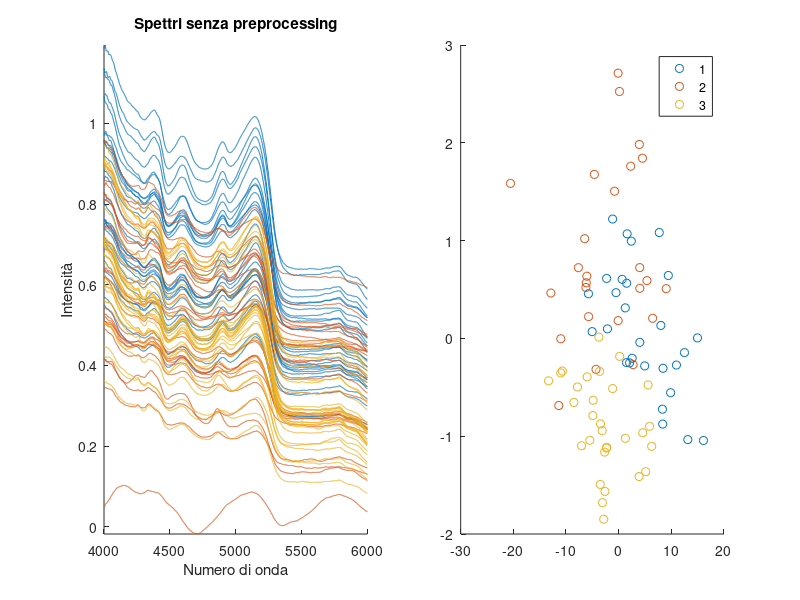

Source code (MATLAB): (Note: this script raises an error after producing the figure.)
%% CARICAMENTO DATI E INIZIALIZZAZIONE
clear; close all; clc;
load('dataset.mat');
X = farineanimNIRdata; % valori numerici
wl = assexscale; % asse x (lunghezze d'onda)
[y, classNames] = grp2idx(category); % converte le categorie testuali in numeri
colors = [0 0.447 0.741; 0.850 0.325 0.098; 0.929 0.694 0.125]; % colori

%% RAW DATA
X_mc = X-mean(X); % mean centering

% PCA
npc = 2;
[loading, scores, eigenvalues, T2, varexpl] = pca(X_mc,'NumComponents',npc);

% grafico spettri
figure('Name', 'Spettri senza preprocessing', 'Position', [50, 500, 1000, 400]);
subplot(1,2,1); hold on; % 2 colonne 1 riga (1° colonna)
for c = 1:max(y)
    plot(wl, X(y==c, :), 'Color', colors(c,:));
end
% griglia e assi
xlabel('Numero di onda');
ylabel('Intensità');
title('Spettri senza preprocessing'); 
axis tight; % elimina bordi vuoti

% grafico PCA
subplot(1,2,2); % 2 colonne 1 riga (2° colonna)
gscatter(scores(:,1), scores(:,2), y, colors);
% griglia e assi
xline(0);
yline(0);
xlabel(['PC1 (' num2str(varexpl(1),'%.1f') '%)']);
ylabel(['PC2 (' num2str(varexpl(2),'%.1f') '%)']);
legend(classNames);
title('PCA SCORES');


%% BASELINE CORRECTION (Detrend)
X_detrend = detrend(X')'; % detrend 
X_mc = X_detrend - mean(X_detrend); % mean centering

% PCA
npc = 2;
[loading, scores, eigenvalues, T2, varexpl] = pca(X_mc,'NumComponents',npc);

% grafico spettri
figure('Name', 'Detrend', 'Position', [50, 500, 1000, 400]);
subplot(1,2,1); hold on; % 2 colonne 1 riga (1° colonna)
for c = 1:max(y)
    plot(wl, X_detrend(y==c, :), 'Color', colors(c,:));
end
% griglia e assi
xlabel('Numero di onda');
ylabel('Intensità');
title('Preprocessing: Detrend'); 
axis tight; % elimina bordi vuoti

% grafico PCA
subplot(1,2,2); % 2 colonne 1 riga (2° colonna)
gscatter(scores(:,1), scores(:,2), y, colors);
% griglia e assi
xline(0);
yline(0);
xlabel(['PC1 (' num2str(varexpl(1),'%.1f') '%)']);
ylabel(['PC2 (' num2str(varexpl(2),'%.1f') '%)']);
legend(classNames);
title('PCA SCORES');


%% NORMALIZZAZIONE (Norm)
% normalizzazione (x_new = x / ||x||)
mynorm = sqrt(sum(X.^2, 2)); % norma euclidea di ogni riga
X_norm = X ./ mynorm;
X_mc = X_norm - mean(X_norm); % mean centering

% PCA
npc = 2;
[loading, scores, eigenvalues, T2, varexpl] = pca(X_mc,'NumComponents',npc);

% grafico spettri
figure('Name', 'Normalizzazione (norm)', 'Position', [50, 500, 1000, 400]);
subplot(1,2,1); hold on; % 2 colonne 1 riga (1° colonna)
for c = 1:max(y)
    plot(wl, X_norm(y==c, :), 'Color', colors(c,:));
end
% griglia e assi
xlabel('Numero di onda');
ylabel('Intensità');
title('Preprocessing: Normalizzazione (norm)');
axis tight; % elimina bordi vuoti

% grafico PCA
subplot(1,2,2); % 2 colonne 1 riga (2° colonna)
gscatter(scores(:,1), scores(:,2), y, colors);
% griglia e assi
xline(0);
yline(0);
xlabel(['PC1 (' num2str(varexpl(1),'%.1f') '%)']);
ylabel(['PC2 (' num2str(varexpl(2),'%.1f') '%)']);
legend(classNames);
title('PCA SCORES');


%% SNV (Standard Normal Variate)
% normalizzazione (x - media)/deviazione_std
mean_spec = mean(X, 2);
std_spec = std(X, 0, 2);
X_snv = (X - mean_spec) ./ std_spec;
X_mc = X_snv - mean(X_snv); % mean centering

% PCA
npc = 2;
[loading, scores, eigenvalues, T2, varexpl] = pca(X_mc,'NumComponents',npc);

% grafico spettri
figure('Name', 'Normalizzazione (SNV)', 'Position', [50, 500, 1000, 400]);
subplot(1,2,1); hold on; % 2 colonne 1 riga (1° colonna)
for c = 1:max(y)
    plot(wl, X_snv(y==c, :), 'Color', colors(c,:));
end
% griglia e assi
xlabel('Numero di onda');
ylabel('Intensità');
title('Preprocessing: Normalizzazione (SNV)');
axis tight; % elimina bordi vuoti

% grafico PCA
subplot(1,2,2); % 2 colonne 1 riga (2° colonna)
gscatter(scores(:,1), scores(:,2), y, colors);
% griglia e assi
xline(0);
yline(0);
xlabel(['PC1 (' num2str(varexpl(1),'%.1f') '%)']);
ylabel(['PC2 (' num2str(varexpl(2),'%.1f') '%)']);
legend(classNames);
title('PCA SCORES');


%% MSC (Multiplicative Scatter Correction)
% normalizzazione rispetto allo spettro medio globale
X_mean = mean(X, 1)'; % x_ref
[n, m] = size(X);
X_msc = zeros(n, m);
for i = 1:n
    % fit lineare: x_i = a+b*x_ref
    % dove: a=pendenza, b=intercetta
    poly = polyfit(X_mean, X(i,:)', 1); % polyfit restituisce [pendenza, intercetta]
    a = poly(2); % intercetta
    b = poly(1); % pendenza
    % correzione: x_i = (x_i-a)/b
    X_msc(i,:) = (X(i,:)-a)/b;
end
X_mc = X_msc - mean(X_msc); % mean centering

% PCA
npc = 2;
[loading, scores, eigenvalues, T2, varexpl] = pca(X_mc,'NumComponents',npc);

% grafico spettri
figure('Name', 'Normalizzazione (MSC)', 'Position', [50, 500, 1000, 400]);
subplot(1,2,1); hold on; % 2 colonne 1 riga (1° colonna)
for c = 1:max(y)
    plot(wl, X_msc(y==c, :), 'Color', colors(c,:));
end
% griglia e assi
xlabel('Numero di onda');
ylabel('Intensità');
title('Preprocessing: Normalizzazione (MSC)');
axis tight; % elimina bordi vuoti

% grafico PCA
subplot(1,2,2); % 2 colonne 1 riga (2° colonna)
gscatter(scores(:,1), scores(:,2), y, colors);
% griglia e assi
xline(0);
yline(0);
xlabel(['PC1 (' num2str(varexpl(1),'%.1f') '%)']);
ylabel(['PC2 (' num2str(varexpl(2),'%.1f') '%)']);
legend(classNames);
title('PCA SCORES');


%% DERIVATA PRIMA CON SMOOTHING
% parametri
window = 15;
polyOrder = 2;
derivOrder = 1; 
% coefficienti del filtro Savitzky-Golay
[~, g] = sgolay(polyOrder, window);
% estrazione filtro: 
% 1) smoothing
% 2) derivata 1
% 3) derivata 2
my_filter = g(:, derivOrder + 1); 
% applicazione del filtro
[n, m] = size(X);
X_der1_full = zeros(n, m);
for i = 1:n
    X_der1_full(i,:) = conv(X(i,:), my_filter, 'same');
end
% taglio bordi
cut = 10; 
X_der1 = X_der1_full(:, (cut+1) : (end-cut));
wl_cut = wl((cut+1) : (end-cut));
X_mc = X_der1 - mean(X_der1); % mean centering

% PCA
npc = 2;
[loading, scores, eigenvalues, T2, varexpl] = pca(X_mc,'NumComponents',npc);

% grafico spettri
figure('Name', 'Derivata 1', 'Position', [50, 500, 1000, 400]);
subplot(1,2,1); hold on; % 2 colonne 1 riga (1° colonna)
for c = 1:max(y)
    plot(wl_cut, X_der1(y==c, :), 'Color', colors(c,:));
end
% griglia e assi
xlabel('Numero di onda');
ylabel('Intensità');
title('Preprocessing: Derivata 1');
axis tight; % elimina bordi vuoti
title('Preprocessing: Derivata 1');

% grafico PCA
subplot(1,2,2); % 2 colonne 1 riga (2° colonna)
gscatter(scores(:,1), scores(:,2), y, colors);
% griglia e assi
xline(0);
yline(0);
xlabel(['PC1 (' num2str(varexpl(1),'%.1f') '%)']);
ylabel(['PC2 (' num2str(varexpl(2),'%.1f') '%)']);
legend(classNames);
title('PCA SCORES');


%% DERIVATA SECONDA CON SMOOTHING
% parametri
window = 9;
polyOrder = 2;
derivOrder = 2; 
% coefficienti del filtro Savitzky-Golay
[~, g] = sgolay(polyOrder, window);
% estrazione filtro: 
% 1) smoothing
% 2) derivata 1
% 3) derivata 2
my_filter = g(:, derivOrder + 1); 
% applicazione del filtro
[n, m] = size(X);
X_der2_full = zeros(n, m);
for i = 1:n
    X_der2_full(i,:) = conv(X(i,:), my_filter, 'same');
end
% taglio bordi
cut = 10; 
X_der2 = X_der2_full(:, (cut+1) : (end-cut));
wl_cut = wl((cut+1) : (end-cut));
X_mc = X_der2 - mean(X_der2); % mean centering

% PCA
npc = 2;
[loading, scores, eigenvalues, T2, varexpl] = pca(X_mc,'NumComponents',npc);

% grafico spettri
figure('Name', 'Derivata 2', 'Position', [50, 500, 1000, 400]);
subplot(1,2,1); hold on; % 2 colonne 1 riga (1° colonna)
for c = 1:max(y)
    plot(wl_cut, X_der2(y==c, :), 'Color', colors(c,:));
end
% griglia e assi
xlabel('Numero di onda');
ylabel('Intensità');
title('Preprocessing: Derivata 2');
axis tight; % elimina bordi vuoti

% grafico PCA
subplot(1,2,2); % 2 colonne 1 riga (2° colonna)
gscatter(scores(:,1), scores(:,2), y, colors);
% griglia e assi
xline(0);
yline(0);
xlabel(['PC1 (' num2str(varexpl(1),'%.1f') '%)']);
ylabel(['PC2 (' num2str(varexpl(2),'%.1f') '%)']);
legend(classNames);
title('PCA SCORES');